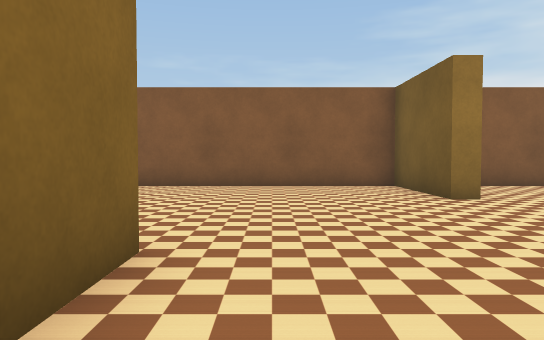
view 1 (above)

16 first-person views from a walk through a Webots world. The camera is 0.72 m above the floor, tilts 2° down and sees 70° across. The floor is counted in squares, 1 m on a side. Each view is taken from the middle of a square. On the plan, view 1 faces up. The plan holds only what a view shows up to about 11 squares ahead; the rest is blank. The robots in the file are not drawn. Webots' stock objects and surfaces are drawn as simple stand-ins.

view 2
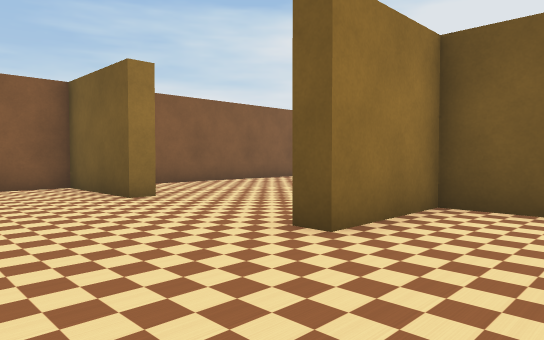

view 3
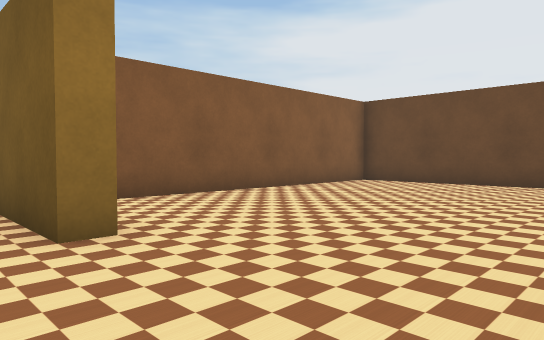

view 4
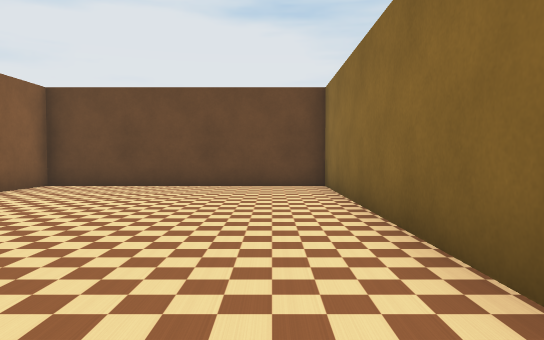

view 5
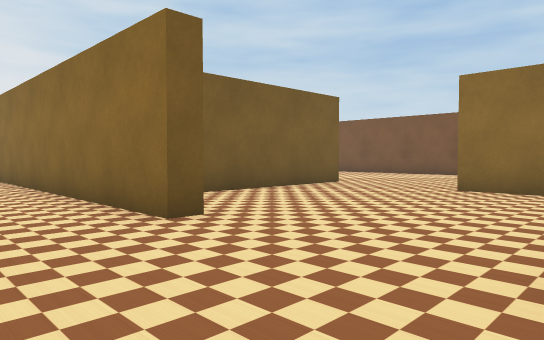

view 6
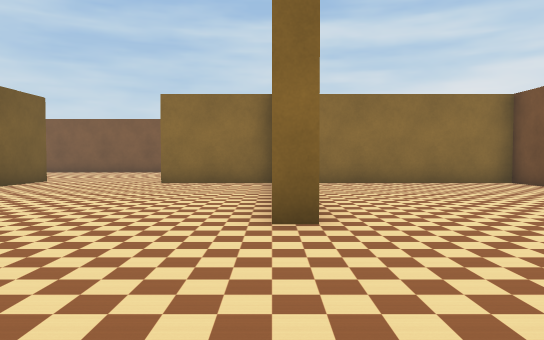

view 7
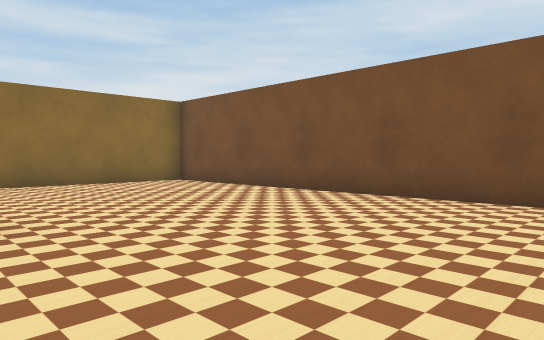

view 8
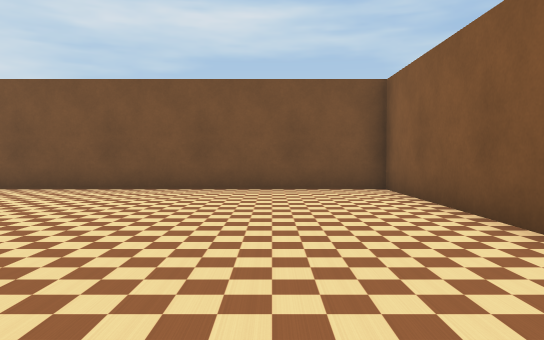

view 9
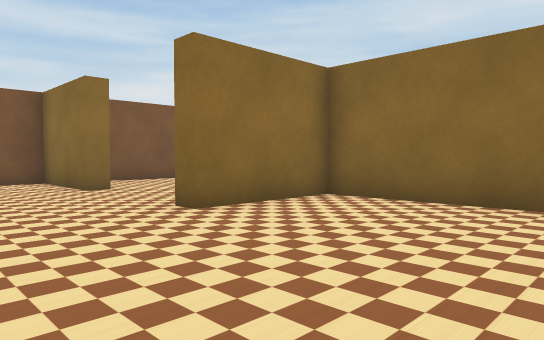

view 10
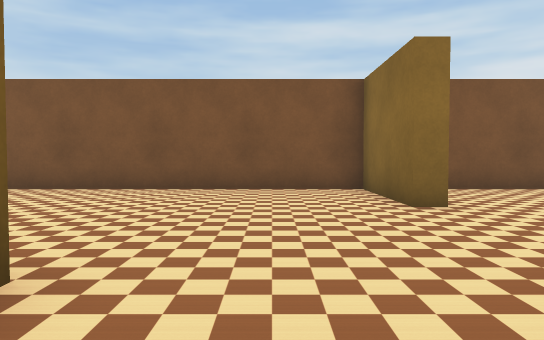

view 11
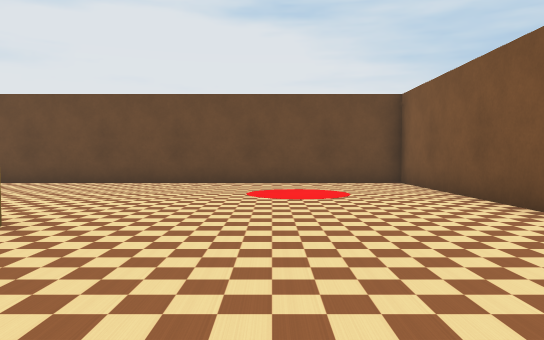

view 12
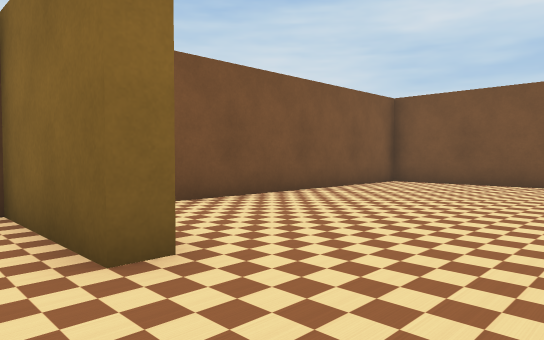

view 13
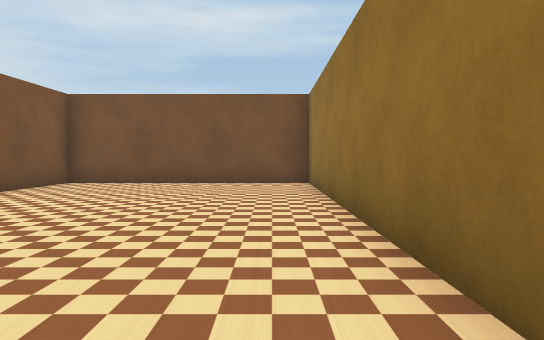

view 14
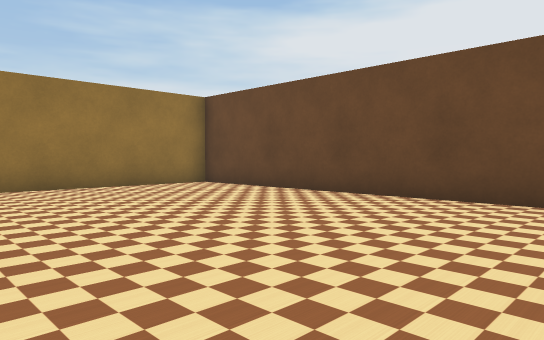

view 15
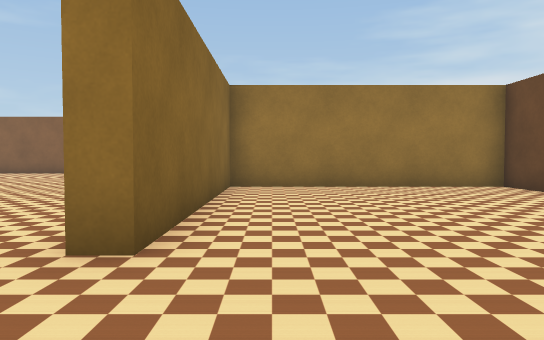

view 16
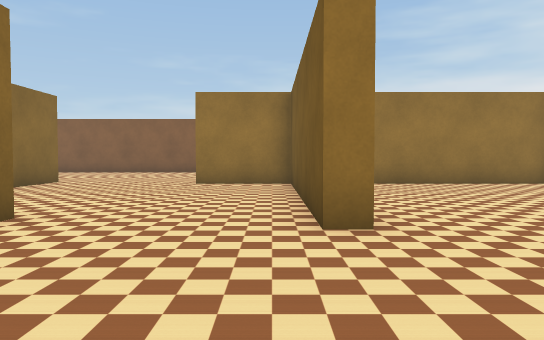

### Floor plan
Points are (right, up) in squares from view 1. A wall is a line through its corners. A room is listed if a view was taken in it or the views show most of it. See-through windows are left out.
Room 1 (views 1, 2, 3, 4, 5, 6, 7, 8, 9, 10, 11, 12, 13, 14, 15, 16)
walls: (1.6, -4) (-7.5, -4) (-7.5, -10.5) (0.2, -10.5); (-1.6, 2.9) (-1, 2.9) (-1, -3.5) (2, -3.5) (2, -4); (3.6, 6.5) (3, 6.5) (3, 9.5) (-7.5, 9.5) (-7.5, -3.5) (-2.2, -3.5); (1.4, -7.5) (2, -7.5) (2, -10.5) (12.5, -10.5) (12.5, 2.2) (6, 2.2) (6, -4.2) (5.5, -4.2) (5.5, 2.2) (3, 2.2) (3, 2.7) (12.5, 2.7) (12.5, 9.5) (4.8, 9.5)

Positions as (right, up) in squares from view 1, and headings:
1: (0, 0), facing up
2: (0, 0), facing up-right
3: (2, 3), facing up-right
4: (3, 4), facing right
5: (-1, 5), facing down-right
6: (-1, 7), facing down
7: (-1, 7), facing down-left
8: (1, 7), facing left
9: (5, 1), facing down-left
10: (4, -2), facing down
11: (2, -7), facing right
12: (3, -5), facing down-left
13: (3, -5), facing left
14: (6, -7), facing up-right
15: (7, -7), facing up
16: (5, -8), facing up
